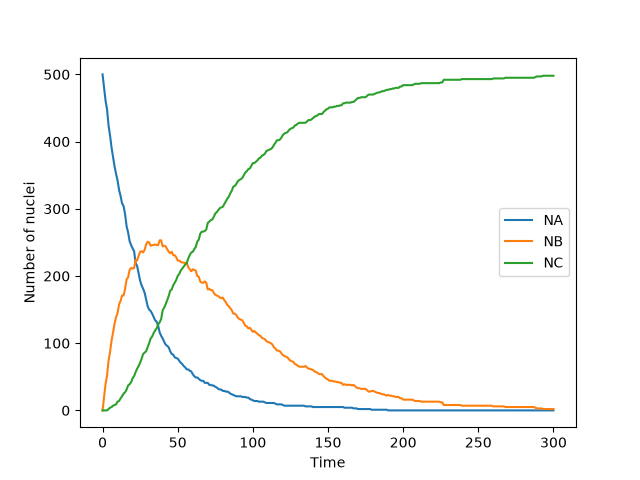

Generate this figure with Python:
import math
import matplotlib.pyplot as plt
from MyLib import PRNG

lambda_A = 0.0347
lambda_B = 0.0198

NA = 500
NB = 0
NC = 0

dt = 1.0
steps = 300

rand_A = list(PRNG(seed=42.0, iter=steps*600))
rand_B = list(PRNG(seed=17.0, iter=steps*600))

time = [0]
NA_list = [NA]
NB_list = [NB]
NC_list = [NC]

idx = 0
for step in range(steps):
    dA = 0
    for _ in range(NA):
        if rand_A[idx] < lambda_A * dt:
            dA += 1
        idx += 1

    dB = 0
    for _ in range(NB):
        if rand_B[idx % len(rand_B)] < lambda_B * dt:
            dB += 1
        idx += 1

    NA -= dA
    NB += dA - dB
    NC += dB

    time.append((step+1)*dt)
    NA_list.append(NA)
    NB_list.append(NB)
    NC_list.append(NC)

plt.plot(time, NA_list, label='NA')
plt.plot(time, NB_list, label='NB')
plt.plot(time, NC_list, label='NC')
plt.xlabel("Time")
plt.ylabel("Number of nuclei")
plt.legend()
plt.show()
